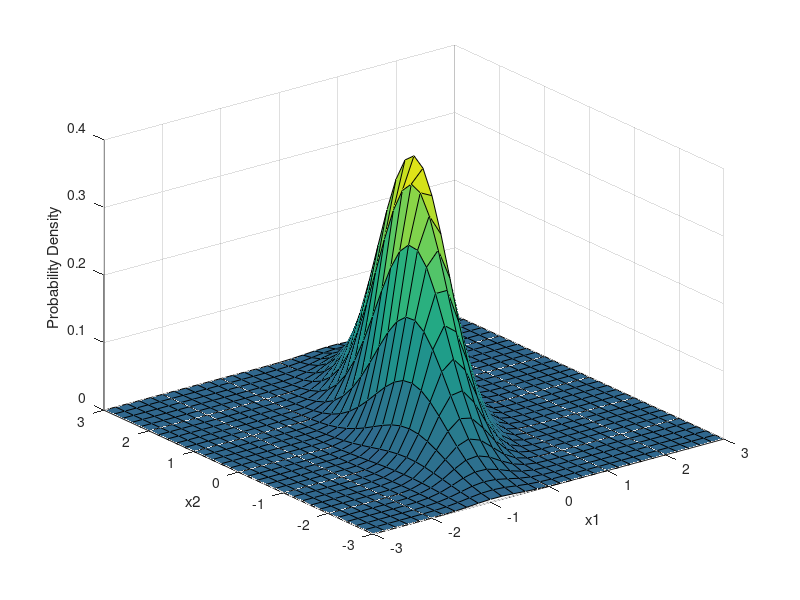

The MATLAB script that drew this image:
clc;
clear all;
mu = [0 0];
sigma = [0.25 0.3; 0.3 1];
x1 = -3:0.2:3;
x2 = -3:0.2:3;
[X1,X2] = meshgrid(x1,x2);
X = [X1(:) X2(:)];
y = mvnpdf(X,mu,sigma);
y = reshape(y,length(x2),length(x1));
surf(x1,x2,y)
caxis([min(y(:))-0.5*range(y(:)),max(y(:))])
axis([-3 3 -3 3 0 0.4])
xlabel('x1')
ylabel('x2')
zlabel('Probability Density')
